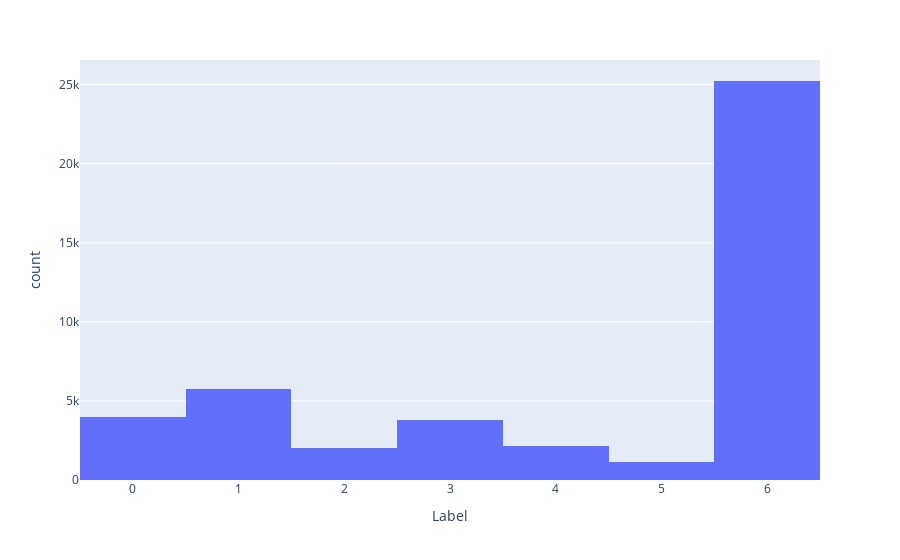

Notebook source saved alongside this figure:
### Code cell
emo_labels = pd.read_csv('data/MotionEmotion/emo_all_labels.csv')
fig = px.histogram(emo_labels, x="Label")
fig.show()

### Figure 1 — Plotly figure (JSON) as saved in the notebook; plotly's stock layout.template omitted (floating-point values rounded to 4 significant figures; data arrays with more than 128 entries replaced by an {"elided": "..."} marker saying what was removed)
{"data": [{"alignmentgroup": "True", "bingroup": "x", "hovertemplate": "Label=%{x}<br>count=%{y}<extra></extra>", "legendgroup": "", "marker": {"color": "#636efa", "pattern": {"shape": ""}}, "name": "", "offsetgroup": "", "orientation": "v", "showlegend": false, "type": "histogram", "x": {"elided": "44091 int values"}, "xaxis": "x", "yaxis": "y"}], "layout": {"barmode": "relative", "legend": {"tracegroupgap": 0}, "margin": {"t": 60}, "xaxis": {"anchor": "y", "domain": [0, 1], "title": {"text": "Label"}}, "yaxis": {"anchor": "x", "domain": [0, 1], "title": {"text": "count"}}}}
